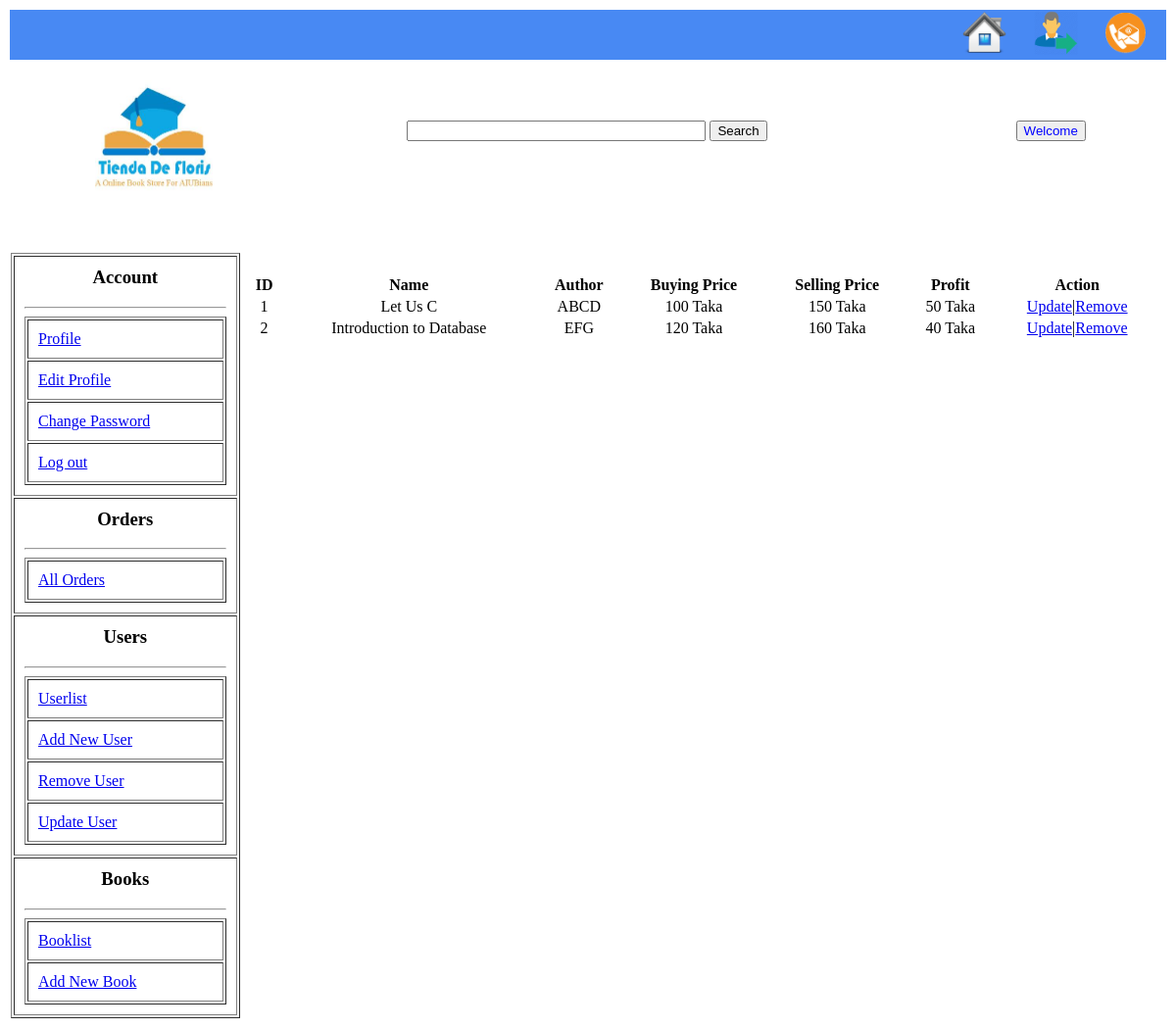
/app/controller/Admin/booklist.php, run on an earlier commit of the app's database.
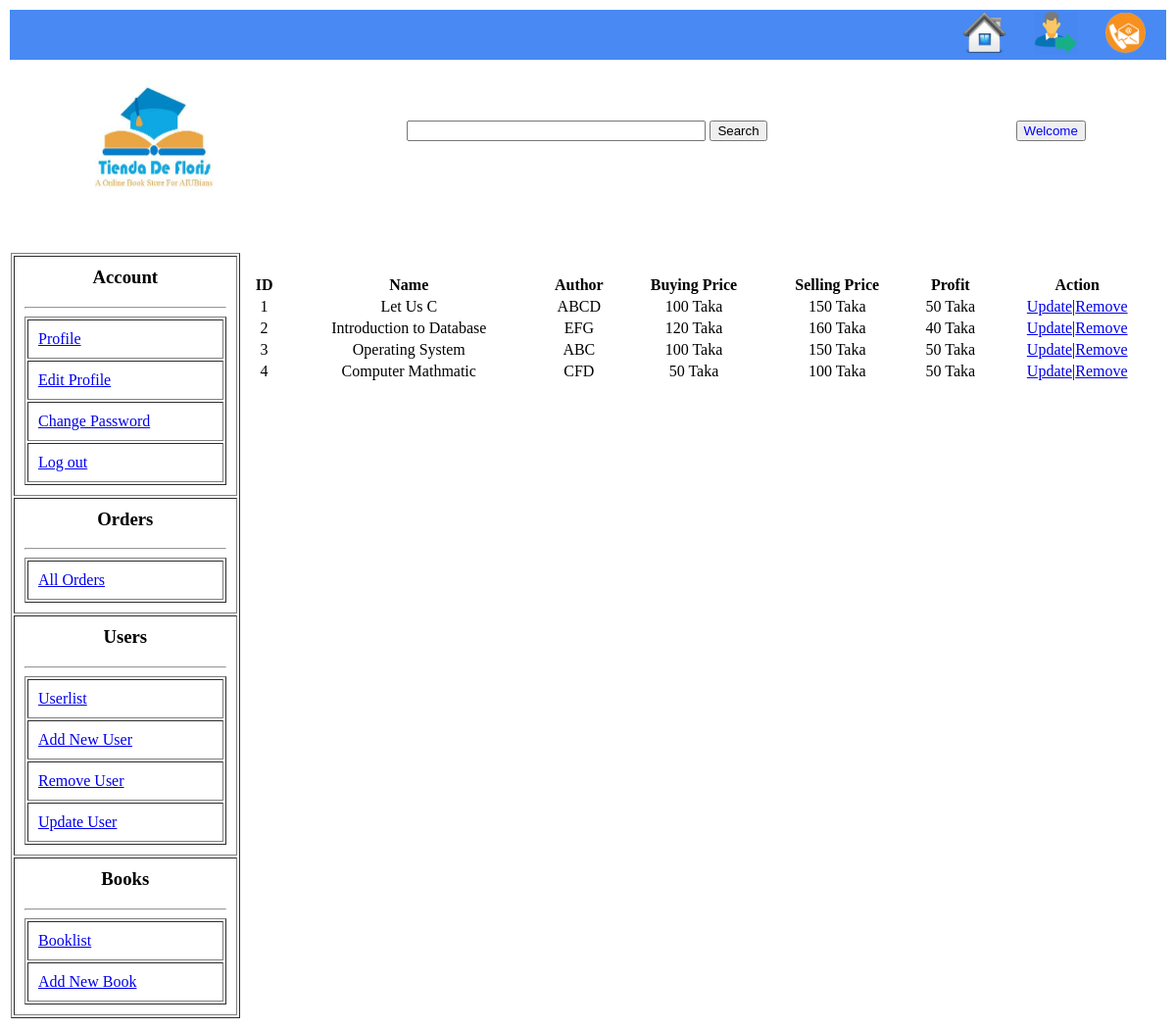
And on a later commit of the database.
### tables this page shows
CREATE TABLE `book` (
  `BOOK_ID` int(255) NOT NULL,
  `NAME` varchar(255) NOT NULL,
  `AUTHOR` varchar(255) NOT NULL,
  `COURSE_ID` int(255) NOT NULL,
  `COPIES` int(11) NOT NULL,
  `BUYING PRICE` float NOT NULL,
  `SELLING PRICE` float NOT NULL
);

### app/controller/Admin/booklist.php (called while the page is built, shortened)
<?php
include(dirname(__DIR__).'/Admin/view/booklist.php');
?>

### data/data_access.php (called while the page is built, shortened)
<?php
    $host="localhost";
    $user="root";
    $pass="";
    $dbname="BookStore_DB";
    function executeSQL($sql){
        global $host, $user, $pass, $dbname, $port;
        $link=mysqli_connect($host, $user, $pass, $dbname);
		if($link){
			$result = mysqli_query($link, $sql);
		}
		else
			echo "NOT Connected";
        return $result;
    }
?>

### data/book_data_access.php (called while the page is built, shortened)
<?php include(dirname(__DIR__).'/data/data_access.php'); ?>
<?php
    function getAllBooksFromDb(){
        $sql = "SELECT * FROM book";
        $result = executeSQL($sql);
        $book = array();
        for($i=0; $row=mysqli_fetch_assoc($result); ++$i){
            $book[$i] = $row;
        }
        return $book;
    }
?>

### service/book.php (called while the page is built, shortened)
<?php dirname(__DIR__); include(dirname(__DIR__).'/data/book_data_access.php');?>
<?php
    function getAllBooks(){
        return getAllBooksFromDb();
    }
?>

### app/controller/Admin/view/booklist.php (the view, shortened to what this page needs)
<?php
include(realpath("view/header.php"));
include(dirname(__DIR__).'/../../../Service/book.php');
?>
<html>
	<head>
	</head>
	<body>
		<table border="0" width="100%">
			<tr valign="top">
				<td width="20%">
					<?php include("sidebar.php");?>
				</td>
				<td>
		<table align="center" width="100%">
			<tr>
				<td >
					<br/>
					  <table  width="100%">
						<tr>
						<th>ID</th>
						<th>Name</th>
						<th>Author</th>
						<th>Buying Price</th>
						<th>Selling Price</th>
						<th>Profit</th>
						<th>Action</th>
						</tr>
						<?php $fetchedbook=getAllBooks();
						foreach($fetchedbook as $book){
						?>
						<tr align="center">
						<td><?php echo $book['BOOK_ID'];?></td>
						<td><?php echo $book['NAME'];?></td>
						<td><?php echo $book['AUTHOR'];?></td>
						<td><?php echo $book['BUYING PRICE']." "."Taka";?></td>
						<td><?php echo $book['SELLING PRICE']." "."Taka";?></td>
						<td><?php echo $book['SELLING PRICE']-$book['BUYING PRICE']." "."Taka";?></td>
						<td><a href="updateB.php?m=<?php echo $book['BOOK_ID'];?>">Update</a>|<a href="removeB.php?m=<?php echo $book['BOOK_ID'];?>">Remove</a></th>
						</tr>
						<?php } ?>
					  </table>
				</td>
				</td>
			</tr>
	</body>
</html>

What changed in the data, as far as the page shows it:
added book: BOOK_ID "3", NAME "Operating System", AUTHOR "ABC", BUYING PRICE "100", SELLING PRICE "150", $book['SELLING PRICE']-$book['BUYING PRICE'] "50"
added book: BOOK_ID "4", NAME "Computer Mathmatic", AUTHOR "CFD", BUYING PRICE "50", SELLING PRICE "100", $book['SELLINGPRICE']-$book['BUYINGPRICE'] "50"
